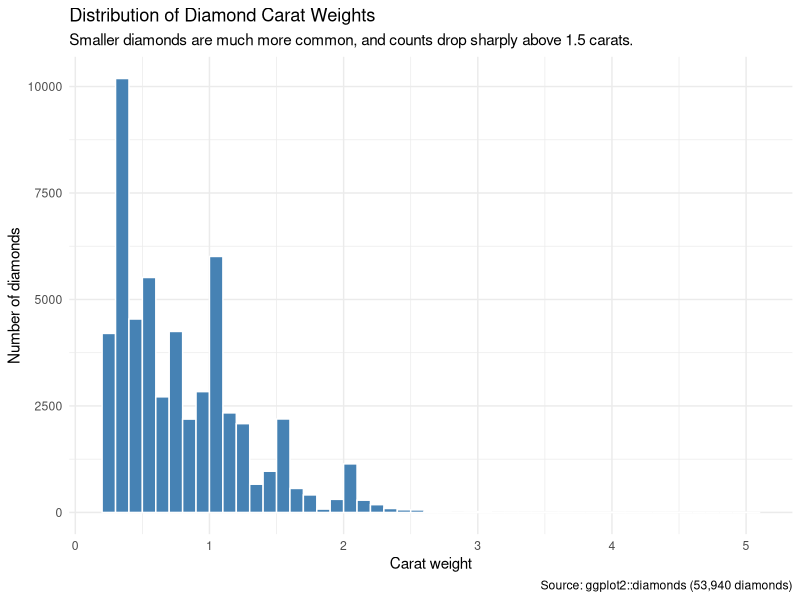
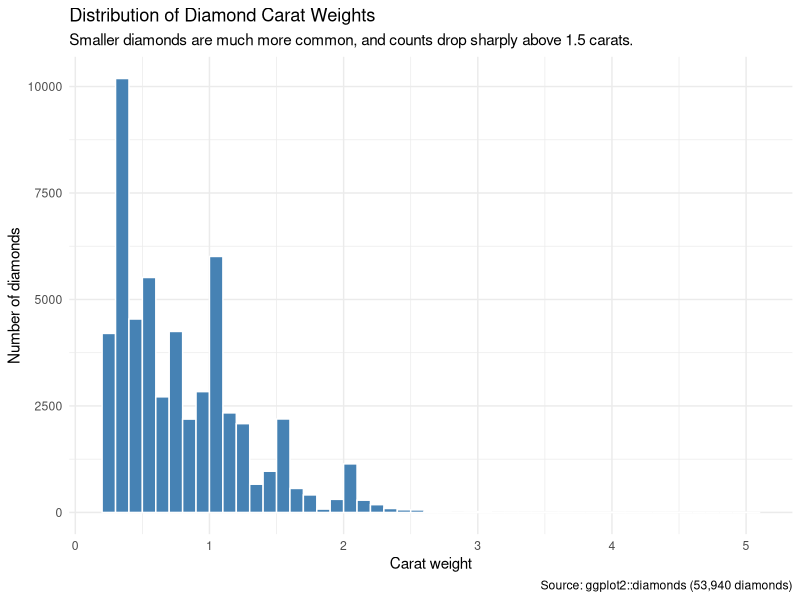

Write the R code that produced these figures, in order.
library(tidyverse)

# Histogram of diamond carat weights

hist_p <- ggplot(diamonds, aes(x = carat)) +
  geom_histogram(binwidth = 0.1, boundary = 0, color = "white", fill = "steelblue") +
  labs(
    title = "Distribution of Diamond Carat Weights",
    subtitle = "Smaller diamonds are much more common, and counts drop sharply above 1.5 carats.",
    x = "Carat weight",
    y = "Number of diamonds",
    caption = "Source: ggplot2::diamonds (53,940 diamonds)"
  ) +
  theme_minimal()

print(hist_p)

ggsave(plot = hist_p, file = "diamonds.png")
